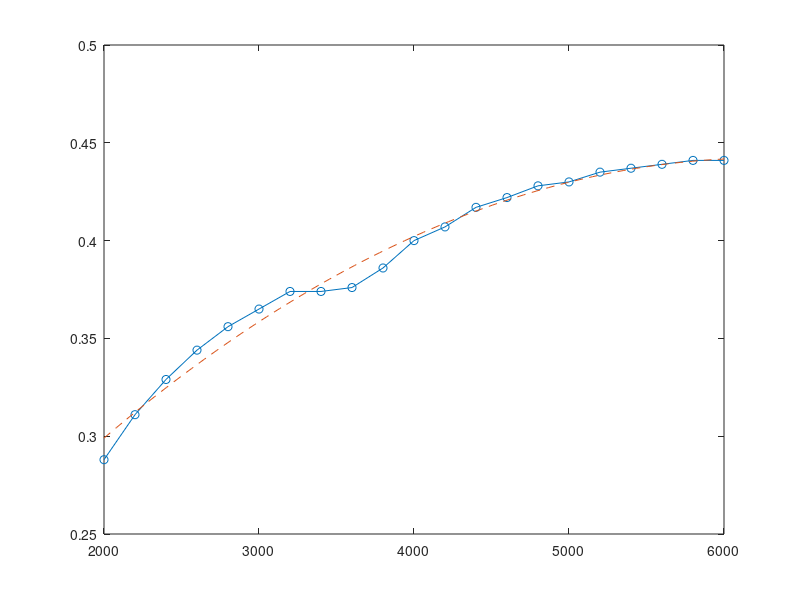

The MATLAB script that drew this image:
%dragfit
x = [13.7 21.6 29.9 38.4 46.9 55.2 63.1 71.9 80.2 88.1];
y = (2000:200:6000);
cd(1,1) = 0.363; cd(1,2) = 0.288; cd(1,3) = 0.275; cd(1,4)  = 0.255; cd(1,5)   = 0.247;
cd(1,6) = 0.247; cd(1,7) = 0.247; cd(1,8) = 0.247; cd(1,9)  = 0.247; cd(1,10)  = 0.247;
cd(2,1) = 0.379; cd(2,2) = 0.311; cd(2,3) = 0.287; cd(2,4)  = 0.262; cd(2,5)   = 0.250;
cd(2,6) = 0.250; cd(2,7) = 0.249; cd(2,8) = 0.2486; cd(2,9) = 0.2484; cd(2,10) = 0.2484;
cd(3,1) = 0.397; cd(3,2) = 0.329; cd(3,3) = 0.295; cd(3,4)  = 0.265; cd(3,5)   = 0.253;
cd(3,6) = 0.252; cd(3,7) = 0.251; cd(3,8) = 0.2502; cd(3,9) = 0.2497; cd(3,10) = 0.2497;
cd(4,1) = 0.406; cd(4,2) = 0.344; cd(4,3) = 0.300; cd(4,4)  = 0.268; cd(4,5)  =  0.258;
cd(4,6) = 0.253; cd(4,7) = 0.252; cd(4,8) = 0.2518; cd(4,9) = 0.2511; cd(4,10) = 0.2511;
cd(5,1) = 0.416; cd(5,2) = 0.356; cd(5,3) = 0.310; cd(5,4)  = 0.274; cd(5,5)   = 0.263;
cd(5,6) = 0.257; cd(5,7) = 0.254; cd(5,8) = 0.2534; cd(5,9) = 0.2524; cd(5,10) = 0.2524;
cd(6,1) = 0.420; cd(6,2) = 0.365; cd(6,3) = 0.318; cd(6,4)  = 0.279; cd(6,5)   = 0.268;
cd(6,6) = 0.259; cd(6,7) = 0.256; cd(6,8) = 0.255; cd(6,9)  = 0.2538; cd(6,10) = 0.2538;
cd(7,1) = 0.412; cd(7,2) = 0.374; cd(7,3) = 0.324; cd(7,4)  = 0.285; cd(7,5)   = 0.271;
cd(7,6) = 0.262; cd(7,7) = 0.258; cd(7,8) = 0.2566; cd(7,9) = 0.2551; cd(7,10) = 0.2551;
cd(8,1) = 0.396; cd(8,2) = 0.374; cd(8,3) = 0.332; cd(8,4)  = 0.293; cd(8,5)   = 0.274;
cd(8,6) = 0.263; cd(8,7) = 0.256; cd(8,8) = 0.2582; cd(8,9) = 0.2565; cd(8,10) = 0.2565;
cd(9,1) = 0.387; cd(9,2) = 0.376; cd(9,3) = 0.338; cd(9,4)  = 0.300; cd(9,5)   = 0.276;
cd(9,6) = 0.264; cd(9,7) = 0.261; cd(9,8) = 0.2598; cd(9,9) = 0.2578; cd(9,10) = 0.2578;
cd(10,1) = 0.410; cd(10,2) = 0.386; cd(10,3) = 0.341; cd(10,4)  = 0.305; cd(10,5)   = 0.279;
cd(10,6) = 0.264; cd(10,7) = 0.264; cd(10,8) = 0.2614; cd(10,9) = 0.2592; cd(10,10) = 0.2592;
cd(11,1) = 0.428; cd(11,2) = 0.400; cd(11,3) = 0.347; cd(11,4)  = 0.309; cd(11,5)   = 0.284;
cd(11,6) = 0.271; cd(11,7) = 0.267; cd(11,8) = 0.263; cd(11,9)  = 0.2605; cd(11,10) = 0.2605;
cd(12,1) = 0.447; cd(12,2) = 0.407; cd(12,3) = 0.352; cd(12,4)  = 0.315; cd(12,5)   = 0.287;
cd(12,6) = 0.274; cd(12,7) = 0.270; cd(12,8) = 0.2646; cd(12,9) = 0.262; cd(12,10)  = 0.262;
cd(13,1) = 0.458; cd(13,2) = 0.417; cd(13,3) = 0.358; cd(13,4)  = 0.317; cd(13,5)   = 0.294;
cd(13,6) = 0.278; cd(13,7) = 0.271; cd(13,8) = 0.2662; cd(13,9) = 0.2632; cd(13,10) = 0.2632;
cd(14,1) = 0.470; cd(14,2) = 0.422; cd(14,3) = 0.365; cd(14,4)  = 0.323; cd(14,5)   = 0.300;
cd(14,6) = 0.280; cd(14,7) = 0.273; cd(14,8) = 0.2678; cd(14,9) = 0.2645; cd(14,10) = 0.2645;
cd(15,1) = 0.476; cd(15,2) = 0.428; cd(15,3) = 0.370; cd(15,4)  = 0.329; cd(15,5)   = 0.302;
cd(15,6) = 0.284; cd(15,7) = 0.274; cd(15,8) = 0.2694; cd(15,9) = 0.266; cd(15,10)  = 0.266;
cd(16,1) = 0.481; cd(16,2) = 0.430; cd(16,3) = 0.374; cd(16,4)  = 0.335; cd(16,5)   = 0.306;
cd(16,6) = 0.287; cd(16,7) = 0.275; cd(16,8) = 0.271; cd(16,9)  = 0.2673; cd(16,10) = 0.2673;
cd(17,1) = 0.488; cd(17,2) = 0.435; cd(17,3) = 0.380; cd(17,4)  = 0.336; cd(17,5)   = 0.310;
cd(17,6) = 0.293; cd(17,7) = 0.280; cd(17,8) = 0.2726; cd(17,9) = 0.2685; cd(17,10) = 0.2685;
cd(18,1) = 0.500; cd(18,2) = 0.437; cd(18,3) = 0.381; cd(18,4)  = 0.338; cd(18,5)   = 0.315;
cd(18,6) = 0.297; cd(18,7) = 0.281; cd(18,8) = 0.2742; cd(18,9) = 0.270; cd(18,10)  = 0.270;
cd(19,1) = 0.507; cd(19,2) = 0.439; cd(19,3) = 0.382; cd(19,4)  = 0.341; cd(19,5)   = 0.320;
cd(19,6) = 0.300; cd(19,7) = 0.283; cd(19,8) = 0.2758; cd(19,9) = 0.2713; cd(19,10) = 0.2713;
cd(20,1) = 0.513; cd(20,2) = 0.441; cd(20,3) = 0.386; cd(20,4)  = 0.348; cd(20,5)   = 0.323;
cd(20,6) = 0.303; cd(20,7) = 0.284; cd(20,8) = 0.2774; cd(20,9) = 0.2727; cd(20,10) = 0.2727;
cd(21,1) = 0.515; cd(21,2) = 0.441; cd(21,3) = 0.386; cd(21,4)  = 0.352; cd(21,5)   = 0.329;
cd(21,6) = 0.306; cd(21,7) = 0.288; cd(21,8) = 0.279; cd(21,9)  = 0.274; cd(21,10)  = 0.274;
% hold on
% for k = 1:10
%     plot(y,cd(:,k));
% end
% hold off
% set(gca,'XTick',20:2:60);
% grid on;
yy = cd(:,2)';
xx = (2000:200:6000);
n = 2;
p = polyfit(xx,yy,n);
xi = linspace(2000,6000);
yi = polyval(p,xi);
plot(xx,yy,'-o',xi,yi,'--');
